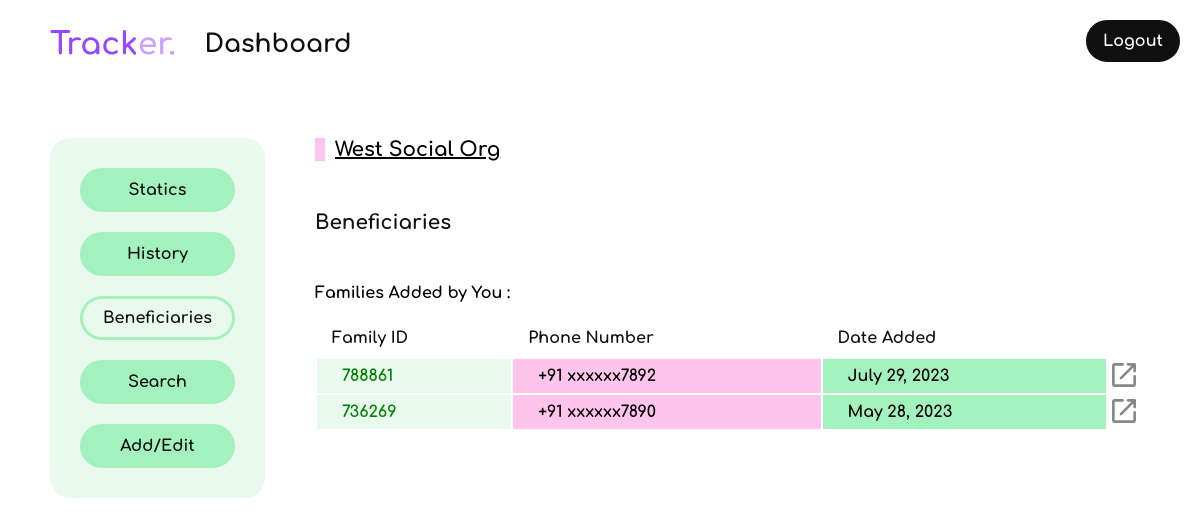
Page /dashboard/beneficiaries/ (signed in) on the committed database.
### loginApp/models.py (models this page shows)
class Organization(models.Model):
    user = models.OneToOneField(User,on_delete= models.CASCADE)
    organizationName = models.CharField(max_length = 200,blank=False)
    localAddress = models.TextField(blank=False,null=False,default='none')
    aboutOrg = models.TextField(blank=False,null=False,default='none')
    mobile = models.CharField(max_length=10,blank=False,null=False,default='none')
    def __str__(self):
        return self.organizationName

### dashboard/models.py (models this page shows)
class FamilyModel(models.Model):
    family_ID = models.CharField(unique=True,blank=False,max_length=8)
    phone_number = models.CharField(unique=True,blank=False,max_length=10)
    residential_address = models.TextField(max_length=300,blank=False,default='none')
    created_by_org = models.ForeignKey(User,on_delete=models.CASCADE,default=8)
    in_public_domain = models.BooleanField(default=False)
    date_created = models.DateField(auto_now_add=True)
    def __str__(self):
        return self.family_ID

### dashboard/views/beneficiariesView.py (the view)
# urls.py: path('beneficiaries/',beneficiariesView.beneficiariesView,name='beneficiariesView'),
@login_required
def beneficiariesView(request):
    user = request.user
    org = Organization.objects.get(user = user)
    familiesAdded = FamilyModel.objects.filter(created_by_org = user).order_by('-date_created')
    print(familiesAdded)
    sendToTemplate = {
        'organizationLoggedIn': str(org).capitalize,
        'familiesAdded':familiesAdded,
    }
    return render(request,'beneficiaries.html',sendToTemplate)

### dashboard/templates/beneficiaries.html (shortened to what this page needs)
{% extends 'dashboardBase.html' %}
{% block body %}
    <div class="orgName"> {{organizationLoggedIn|title}} </div>
    <h3 class="pageHeading">Beneficiaries</h3>
    <h4>Families Added by You : </h4>
    <div class="tableBlock">
        <table style="margin-top: 15px;" class="colorTable">
            <tr class="heading">
                <th>Family ID</th>
                <th>Phone Number</th>
                <th>Date Added</th>
            </tr>
            {% for family in familiesAdded %}
                <tr class="row">
                    <td>{{family.family_ID}}</td>
                    <td>+91 xxxxxx{{family.phone_number|slice:"6:10"}}</td>
                    <td>{{family.date_created}}</td>
                    <td style="padding: 0; background-color: white;" >
                        <a href="{% url 'searchFamilyDetailsView' family_ID=family.family_ID %}">
                        </a>
                    </td>
                </tr>
            {% endfor %}
        </table>
    </div>
{% endblock %}

### static/css/dashboardMain.css (style rules this page uses)
* { box-sizing:border-box;padding:0;margin:0;font-family:comfortaa }
.colorTable { font-weight:bold;font-size:16px;text-align:left;width:850px;overflow:hidden }
.colorTable .heading { background-color:#fff;color:#101010 }
.colorTable .heading th { padding:10px 15px }
.colorTable .row td { padding:8px 25px }
.colorTable .row td:nth-child(1) { background-color:#e9f9ee;color:green }
.colorTable .row td:nth-child(2) { background-color:#ffc4eb }
.colorTable .row td:nth-child(3) { background-color:#a3f1bd }
.colorTable .row td:nth-child(4) { background-color:#a3f1bd }
.orgName { border-left:10px solid #ffc4eb;font-size:20px;font-weight:bold;padding-left:10px;width:400px;height:auto;margin-bottom:50px;text-decoration:underline }
.pageHeading { font-size:20px;font-weight:bold;color:#101010;margin:50px 0 }
.tableBlock { width:100% }

### rows in the picture
Organization: organizationName "West Social Org"
FamilyModel: family_ID "788861", phone_number "7892", date_created "July 29, 2023"
FamilyModel: family_ID "736269", phone_number "7890", date_created "May 28, 2023"
